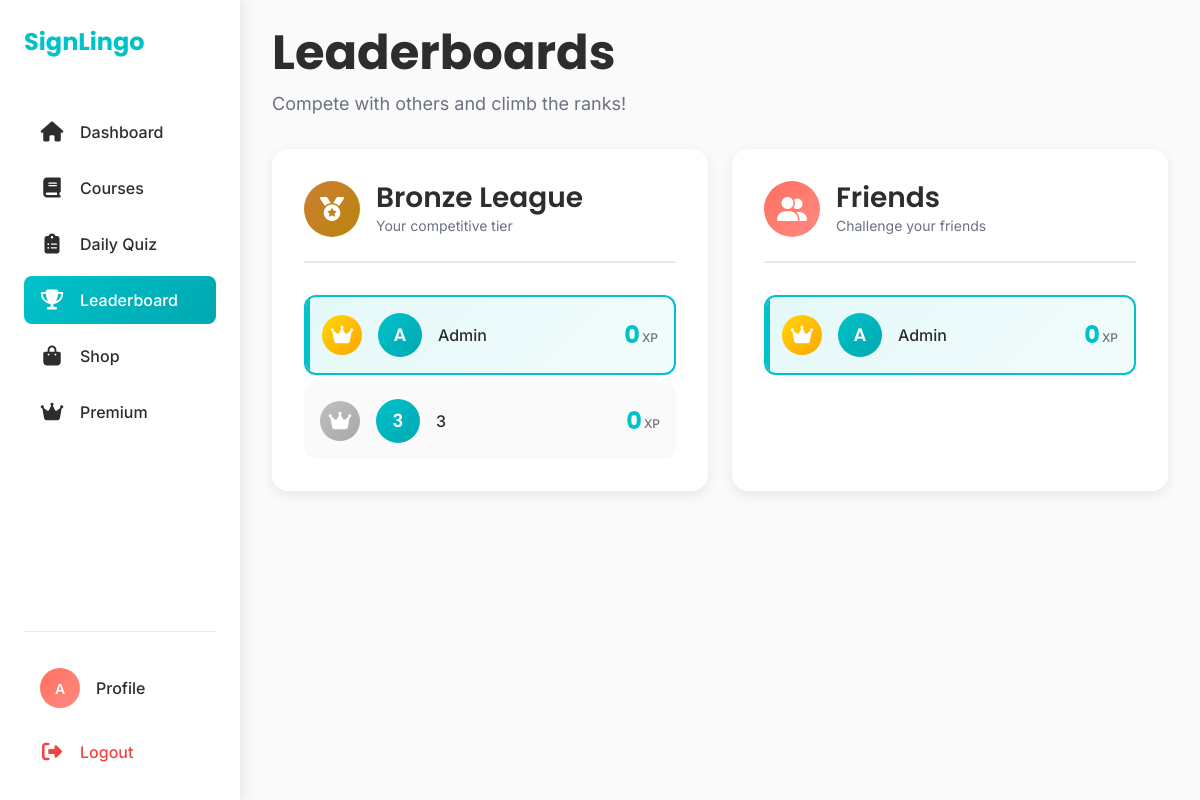
The page /leaderboard (signed in) on the database as committed earlier.
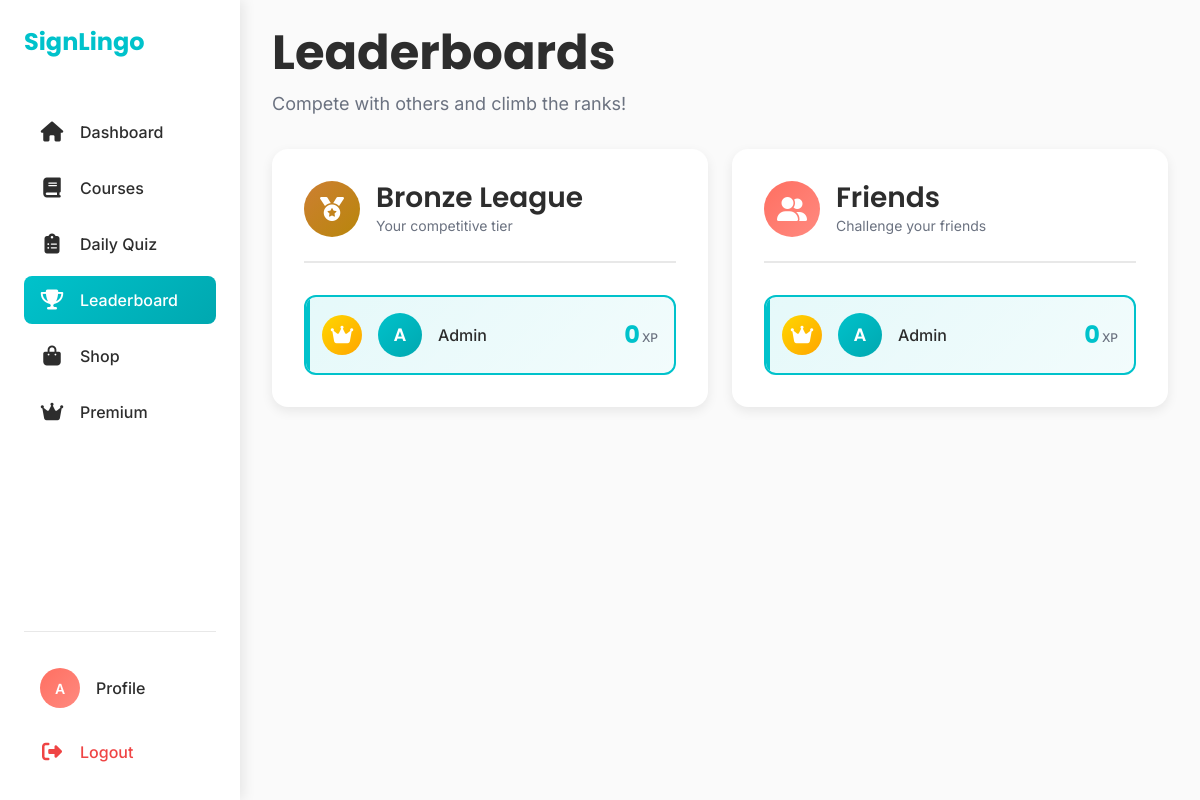
The same page on the database as committed later.
### models.py (models this page shows, shortened)
class User(db.Model):
    id = db.Column(db.Integer, primary_key=True)
    name = db.Column(db.String(80), nullable=False)
    age = db.Column(db.Integer)
    email = db.Column(db.String(120), unique=True, nullable=False)
    password = db.Column(db.String(80), nullable=False)
    points = db.Column(db.Integer, default=0)  # Add points column
    lesson_statuses = db.relationship('UserLessonStatus', backref='user', lazy=True)
    is_verified = db.Column(db.Boolean, default=False)
    friends = db.relationship('User',
                               secondary=friendship,
                               primaryjoin=(friendship.c.user_id == id),
                               secondaryjoin=(friendship.c.friend_id == id),
                               backref=db.backref('friend_of', lazy='dynamic'),
                               lazy='dynamic')
    @property
    def league(self):
        if self.points < 100:
            return "Bronze"
        elif self.points < 500:
            return "Silver"
        elif self.points < 1000:
            return "Gold"
        else:
            return "Diamond"

### routes.py (the view)
@auth_bp.route('/leaderboard')
def leaderboard():
    user_id = session.get('user_id')
    if not user_id:
        flash('Please log in to view the leaderboard.', 'warning')
        return redirect(url_for('auth.login'))
    current_user = User.query.get(user_id)
    if not current_user:
        flash('User not found.', 'danger')
        return redirect(url_for('auth.login'))
    friends = current_user.friends.all()
    friends_leaderboard = sorted(friends + [current_user], key=lambda x: x.points, reverse=True)
    all_users = User.query.order_by(User.points.desc()).all()
    league_users = [user for user in all_users if user.league == current_user.league]
    user = User.query.get(user_id)
    full_name = user.name
    first_name, initials = get_initials(full_name)
    return render_template('leaderboard.html',
                           current_user=current_user,
                           friends_leaderboard=friends_leaderboard,
                           initials=initials,
                           league_users=league_users,
                           league_name=current_user.league)

### tertiary.py (called while the page is built)
def get_initials(full_name):
    name_parts = full_name.split()
    first_name = name_parts[0]
    last_initial = name_parts[1][0] if len(name_parts) > 1 else ''
    initials = (first_name[0] + last_initial).upper()
    return first_name, initials

### templates/leaderboard.html (shortened to what this page needs)
<!DOCTYPE html>
<html lang="en">
<head>
    <link href="https://cdn.jsdelivr.net/npm/bootstrap@5.3.0/dist/css/bootstrap.min.css" rel="stylesheet">
    <link rel="stylesheet" href="https://cdnjs.cloudflare.com/ajax/libs/font-awesome/6.4.0/css/all.min.css">
    <link rel="stylesheet" href="static/css/global_style.css">
    <link rel="stylesheet" href="static/css/leaderboard_style.css">
</head>
<body>
    <nav class="sidebar" id="sidebar">
        <div class="sidebar-header">
            <a class="sidebar-brand" href="/dashboard">SignLingo</a>
        </div>
        <div class="sidebar-menu">
            <a class="sidebar-link" href="/dashboard">
                <i class="fas fa-house"></i>
                <span>Dashboard</span>
            </a>
            <a class="sidebar-link" href="/course">
                <i class="fas fa-book"></i>
                <span>Courses</span>
            </a>
            <a class="sidebar-link" href="/daily-quiz">
                <i class="fas fa-clipboard-list"></i>
                <span>Daily Quiz</span>
            </a>
            <a class="sidebar-link active" href="/leaderboard">
                <i class="fas fa-trophy"></i>
                <span>Leaderboard</span>
            </a>
            <a class="sidebar-link" href="/shop">
                <i class="fas fa-shopping-bag"></i>
                <span>Shop</span>
            </a>
            <a class="sidebar-link" href="/premium">
                <i class="fas fa-crown"></i>
                <span>Premium</span>
            </a>
        </div>
        <div class="sidebar-footer">
            <a class="profile-link" href="/edit-account">
                <div class="profile-circle-sidebar">{{ initials }}</div>
                <span>Profile</span>
            </a>
            <a class="logout-link" href="/logout">
                <i class="fas fa-sign-out-alt"></i>
                <span>Logout</span>
            </a>
        </div>
    </nav>
    <div class="main-content">
        <div class="content-wrapper">
            <div class="page-header">
                <div class="header-content">
                    <h1 class="page-title">Leaderboards</h1>
                </div>
                <p class="page-subtitle">Compete with others and climb the ranks!</p>
            </div>
            <div class="row g-4">
                <div class="col-lg-6">
                    <div class="leaderboard-card">
                        <div class="leaderboard-header">
                            <div class="header-icon-wrapper league league-{{ league_name|lower }}">
                                <i class="fas fa-medal"></i>
                            </div>
                            <div>
                                <h2 class="leaderboard-title">{{ league_name }} League</h2>
                                <p class="leaderboard-subtitle">Your competitive tier</p>
                            </div>
                        </div>
                        <div class="players-list">
                            {% for user in league_users %}
                            <div class="player-card {% if user.id == current_user.id %}current-user{% endif %}">
                                <div class="player-info">
                                    <div class="player-rank rank-{{ loop.index }}">
                                        {% if loop.index <= 3 %}
                                            <i class="fas fa-crown"></i>
                                        {% else %}
                                            {{ loop.index }}
                                        {% endif %}
                                    </div>
                                    <div class="player-avatar">
                                        {{ user.name[0] }}
                                    </div>
                                    <span class="player-name">{{ user.name }}</span>
                                </div>
                                <div class="player-points">
                                    <span class="points-value">{{ user.points }}</span>
                                    <span class="points-label">XP</span>
                                </div>
                            </div>
                            {% endfor %}
                        </div>
                    </div>
                </div>
                <div class="col-lg-6">
                    <div class="leaderboard-card">
                        <div class="leaderboard-header">
                            <div class="header-icon-wrapper friends">
                                <i class="fas fa-user-friends"></i>
                            </div>
                            <div>
                                <h2 class="leaderboard-title">Friends</h2>
                                <p class="leaderboard-subtitle">Challenge your friends</p>
                            </div>
                        </div>
                        <div class="players-list">
                            {% for user in friends_leaderboard %}
                            <div class="player-card {% if user.id == current_user.id %}current-user{% endif %}">
                                <div class="player-info">
                                    <div class="player-rank rank-{{ loop.index }}">
                                        {% if loop.index <= 3 %}
                                            <i class="fas fa-crown"></i>
                                        {% else %}
                                            {{ loop.index }}
                                        {% endif %}
                                    </div>
                                    <div class="player-avatar">
                                        {{ user.name[0] }}
                                    </div>
                                    <span class="player-name">{{ user.name }}</span>
                                </div>
                                <div class="player-points">
                                    <span class="points-value">{{ user.points }}</span>
                                    <span class="points-label">XP</span>
                                </div>
                            </div>
                            {% endfor %}
                        </div>
                    </div>
                </div>
            </div>
        </div>
    </div>
</body>
</html>

### static/css/global_style.css (style rules this page uses)
:root { --primary: #00C2CB; --secondary: #FF6F61; --accent: #A6E22E; --neutral-dark: #2D2D2D; --neutral-light: #FAFAFA; --white: #FFFFFF; --border: #E8E8E8; --card-shadow: rgba(0, 0, 0, 0.08); --hover-shadow: rgba(0, 0, 0, 0.12); --gold: #FFD700; --bronze: #CD7F32; --space-xs: 4px; --space-s: 8px; --space-m: 16px; --space-l: 24px; --space-xl: 32px; --space-xxl: 48px; --sidebar-width: 240px; }
body { font-family: 'Inter', -apple-system, BlinkMacSystemFont, 'Segoe UI', Roboto, sans-serif; background-color: var(--neutral-light); color: var(--neutral-dark); margin: 0; padding: 0; font-size: 16px; line-height: 1.5; }
h1, h2, h3, h4, h5, h6 { font-family: 'Poppins', sans-serif; margin: 0; }
.main-content { margin-left: var(--sidebar-width); min-height: 100vh; transition: margin-left 0.3s ease; }
.sidebar { position: fixed; left: 0; top: 0; width: var(--sidebar-width); height: 100vh; background-color: var(--white); box-shadow: 4px 0 12px var(--card-shadow); display: flex; flex-direction: column; z-index: 1000; padding: var(--space-l); transition: all 0.3s ease; }
.sidebar-header { margin-bottom: var(--space-xxl); }
.sidebar-brand { font-family: 'Poppins', sans-serif; font-size: 24px; font-weight: 700; color: var(--primary); text-decoration: none; display: block; white-space: nowrap; }
.sidebar-menu { flex: 1; }
.sidebar-link { display: flex; align-items: center; gap: var(--space-m); padding: 12px var(--space-m); margin-bottom: var(--space-s); border-radius: 8px; color: var(--neutral-dark); text-decoration: none; font-weight: 500; transition: all 0.3s ease; white-space: nowrap; cursor: pointer; }
.sidebar-link i { font-size: 20px; width: 24px; text-align: center; flex-shrink: 0; }
.sidebar-link.active { background: linear-gradient(135deg, var(--primary), #00A8B0); color: var(--white); }
.sidebar-footer { padding-top: var(--space-l); border-top: 1px solid var(--border); position: relative; }
.profile-link { display: flex; align-items: center; gap: var(--space-m); padding: 12px var(--space-m); margin-bottom: var(--space-s); border-radius: 8px; color: var(--neutral-dark); text-decoration: none; font-weight: 500; transition: all 0.3s ease; cursor: pointer; }
.profile-circle-sidebar { width: 40px; height: 40px; background: linear-gradient(135deg, var(--secondary), #FF8A80); border-radius: 50%; display: flex; align-items: center; justify-content: center; color: var(--white); font-weight: 600; font-size: 14px; flex-shrink: 0; }
.logout-link { display: flex; align-items: center; gap: var(--space-m); padding: 12px var(--space-m); border-radius: 8px; color: #EF4444; text-decoration: none; font-weight: 500; transition: all 0.3s ease; cursor: pointer; }
.logout-link i { font-size: 20px; width: 24px; text-align: center; flex-shrink: 0; }
.content-wrapper { padding: var(--space-l) var(--space-xl) var(--space-xxl); }

Rows that differ between the two databases and show on the page:
removed User: name "3", points "0", shown under "Bronze League"
